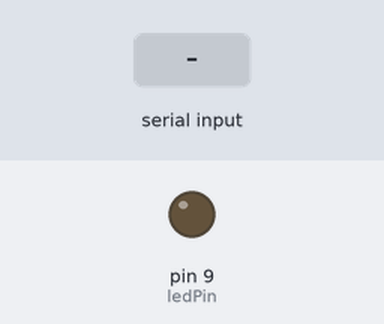
Simulated run of this sketch. Board: Arduino Uno, built with avr-gcc and run on an emulated ATmega328P. On the bench: output pins drawn as LEDs (lit = HIGH). Inputs (shaded band) come from the test bench.

Above: at 1.2 s.
1.3 s: "H" received over Serial
At 1.6 s:
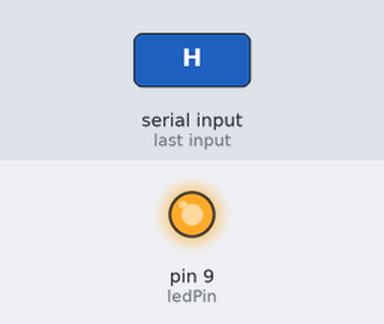
2.8 s: "L" received over Serial
At 3.9 s:
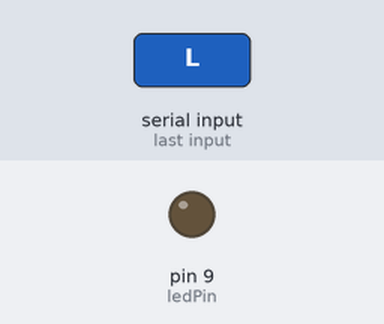
4.3 s: "h" received over Serial
At 5.1 s:
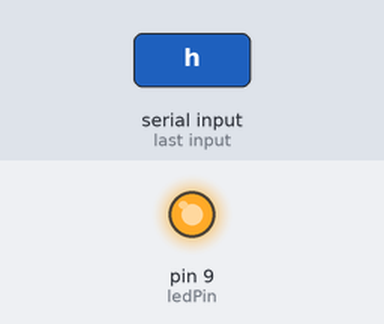
Timing chart, 0 to 7.3 s (numbered marks = the images above; inputs shaded):
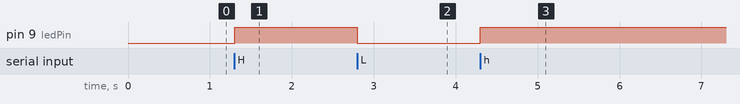

Measured:
- after the input at 1.3 s, pin 9 (ledPin): LOW → HIGH at once
- after the input at 2.8 s, pin 9 (ledPin): HIGH → LOW at once
- after the input at 4.3 s, pin 9 (ledPin): LOW → HIGH at once

The sketch:

send_key_to_turn_off_light.ino
```cpp
const int ledPin=9;
int byteToSend;
void setup() {
  // put your setup code here, to run once:
Serial.begin(9600);
pinMode(ledPin,OUTPUT);
}

void loop() {
  // put your main code here, to run repeatedly:
if(Serial.available()>0){
  byteToSend=Serial.read();
  if(byteToSend=='H'||byteToSend=='h'){
    analogWrite(ledPin,255);
  }
 if(byteToSend=='L'||byteToSend=='l'){
    analogWrite(ledPin,0);
  }
}
}
```
